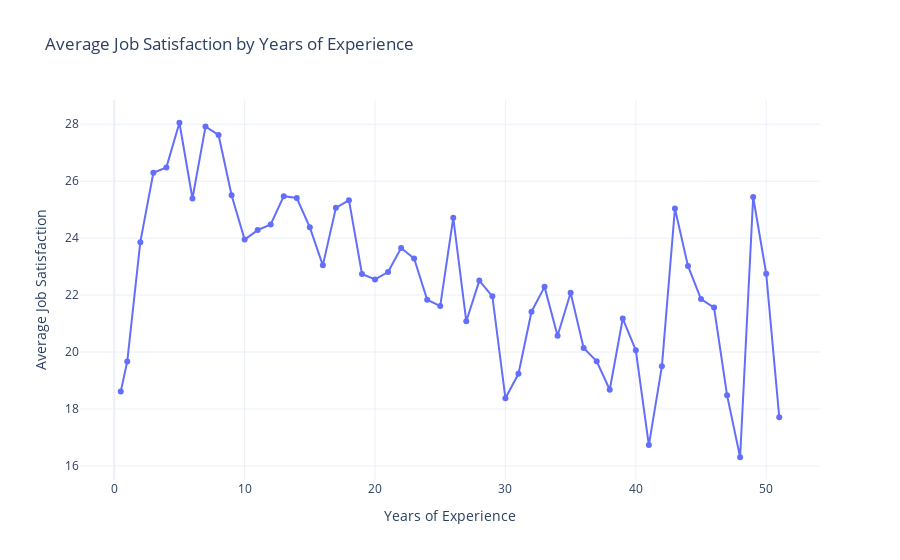

The notebook cell this image was saved under:
### Code cell
# Step 1: Filter and clean the data
df_filtered = df[['YearsCode', 'JobSatPoints_6']].dropna()

# Step 2: Clean textual entries in YearsCode
df_filtered['YearsCode'] = df_filtered['YearsCode'].replace({
    'Less than 1 year': '0.5',
    'More than 50 years': '51'
})

# Step 3: Convert to numeric
df_filtered['YearsCode'] = pd.to_numeric(df_filtered['YearsCode'], errors='coerce')

# Step 4: Group by YearsCode and calculate average job satisfaction
satisfaction_by_exp = (
    df_filtered.groupby('YearsCode')['JobSatPoints_6']
    .mean()
    .reset_index()
)

# Step 5: Create interactive Plotly line chart
fig = px.line(
    satisfaction_by_exp,
    x='YearsCode',
    y='JobSatPoints_6',
    markers=True,
    title='Average Job Satisfaction by Years of Experience',
    labels={
        'YearsCode': 'Years of Experience',
        'JobSatPoints_6': 'Avg Job Satisfaction'
    },
    hover_data={'YearsCode': True, 'JobSatPoints_6': ':.2f'}
)

fig.update_layout(
    xaxis_title='Years of Experience',
    yaxis_title='Average Job Satisfaction',
    template='plotly_white'
)

fig.show()

### Figure 1 — Plotly figure (JSON) as saved in the notebook; plotly's stock layout.template omitted (floating-point values rounded to 4 significant figures)
{"data": [{"hovertemplate": "Years of Experience=%{x}<br>Avg Job Satisfaction=%{y:.2f}<extra></extra>", "legendgroup": "", "line": {"color": "#636efa", "dash": "solid"}, "marker": {"symbol": "circle"}, "mode": "lines+markers", "name": "", "orientation": "v", "showlegend": false, "type": "scatter", "x": [0.5, 1.0, 2.0, 3.0, 4.0, 5.0, 6.0, 7.0, 8.0, 9.0, 10.0, 11.0, 12.0, 13.0, 14.0, 15.0, 16.0, 17.0, 18.0, 19.0, 20.0, 21.0, 22.0, 23.0, 24.0, 25.0, 26.0, 27.0, 28.0, 29.0, 30.0, 31.0, 32.0, 33.0, 34.0, 35.0, 36.0, 37.0, 38.0, 39.0, 40.0, 41.0, 42.0, 43.0, 44.0, 45.0, 46.0, 47.0, 48.0, 49.0, 50.0, 51.0], "xaxis": "x", "y": [18.61, 19.67, 23.86, 26.3, 26.48, 28.05, 25.39, 27.92, 27.62, 25.5, 23.95, 24.28, 24.48, 25.47, 25.41, 24.38, 23.04, 25.07, 25.33, 22.74, 22.55, 22.81, 23.65, 23.28, 21.84, 21.61, 24.72, 21.08, 22.51, 21.95, 18.37, 19.24, 21.42, 22.29, 20.57, 22.08, 20.14, 19.67, 18.68, 21.18, 20.06, 16.73, 19.5, 25.04, 23.02, 21.86, 21.56, 18.48, 16.3, 25.44, 22.75, 17.71], "yaxis": "y"}], "layout": {"legend": {"tracegroupgap": 0}, "title": {"text": "Average Job Satisfaction by Years of Experience"}, "xaxis": {"anchor": "y", "domain": [0, 1], "title": {"text": "Years of Experience"}}, "yaxis": {"anchor": "x", "domain": [0, 1], "title": {"text": "Average Job Satisfaction"}}}}
